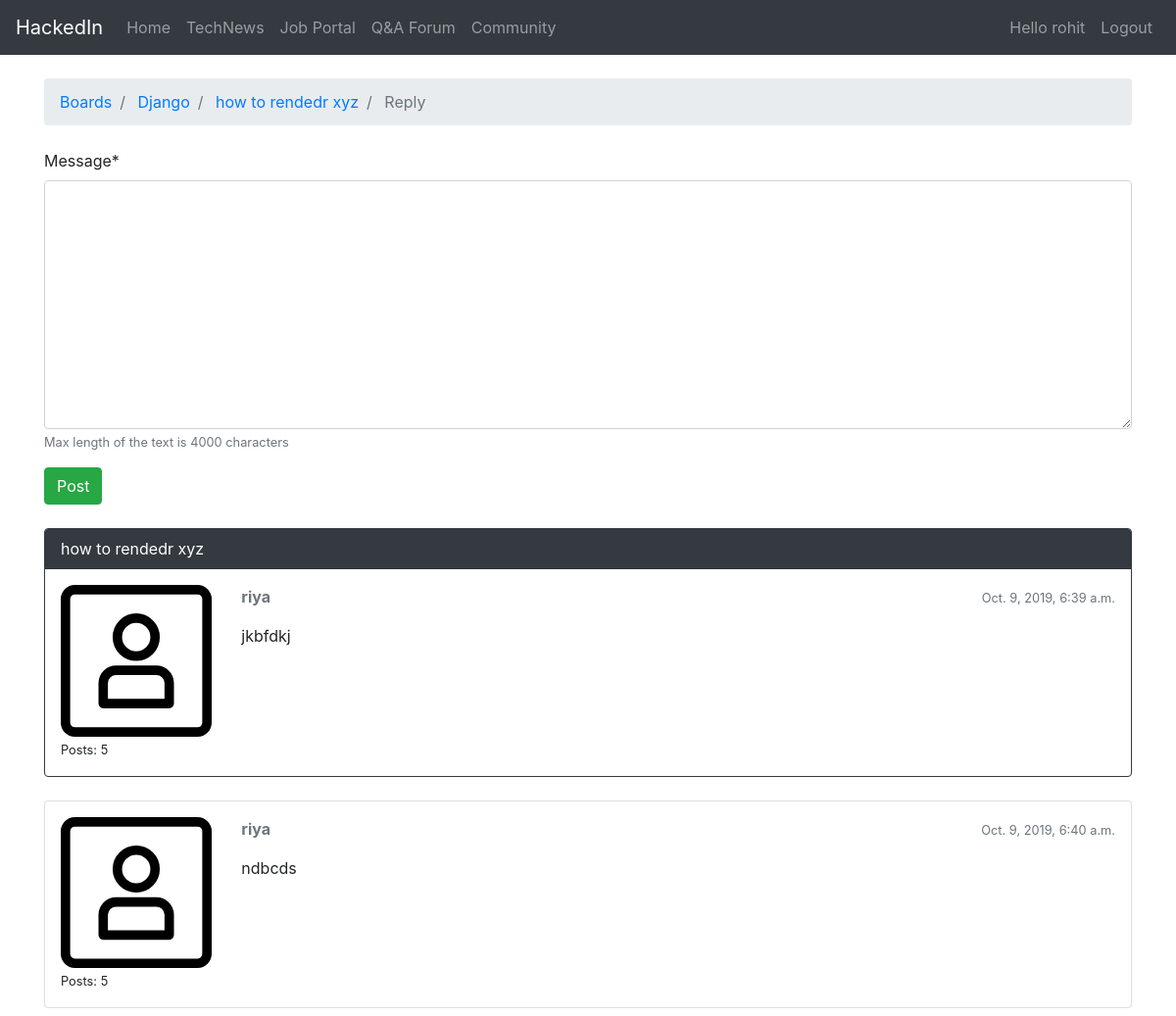
The page /forums/boards/1/4/reply/ (signed in) on the database its author committed.
### forums/models.py (models this page shows, shortened)
class Topic(models.Model):
    subject = models.CharField(max_length=256)
    last_updated = models.DateTimeField(auto_now_add=True)
    board = models.ForeignKey(
        Board,
        on_delete=models.CASCADE,
        related_name='topics',
    )
    starter = models.ForeignKey(
        settings.AUTH_USER_MODEL,
        on_delete=models.CASCADE,
        related_name='topics',
    )
    views = models.PositiveIntegerField(default=0)
    def get_absolute_url(self):
        return reverse('topic_posts', kwargs={
            'pk': self.board.pk,
            'topic_pk': self.pk
        })

class Board(models.Model):
    name = models.CharField(max_length=30, unique=True)
    description = models.CharField(max_length=100)

class Post(models.Model):
    message = models.TextField(max_length=4000)
    topic = models.ForeignKey(
        Topic,
        on_delete=models.CASCADE,
        related_name='posts',
    )
    created_at = models.DateTimeField(auto_now_add=True)
    updated_at = models.DateTimeField(null=True)
    created_by = models.ForeignKey(
        settings.AUTH_USER_MODEL,
        on_delete=models.CASCADE,
        related_name='posts',
    )
    updated_by = models.ForeignKey(
        settings.AUTH_USER_MODEL,
        on_delete=models.CASCADE,
        null=True,
        related_name='+',
    )

### forums/views.py (the view)
# urls.py: path('boards/<int:pk>/<int:topic_pk>/reply/', views.reply_topic, name='reply_topic'),
@login_required
def reply_topic(request, pk, topic_pk):
    topic = get_object_or_404(Topic, board__pk=pk, pk=topic_pk)
    posts = topic.posts.all()
    if request.method == 'POST':
        form = PostForm(request.POST)
        if form.is_valid():
            post = form.save(commit=False)
            post.topic = topic
            post.created_by = request.user
            post.save()
            return redirect('topic_posts', pk=pk, topic_pk=topic_pk)
    else:
        form = PostForm()
    context = {'topic': topic, 'posts': posts, 'form': form}
    return render(request, 'forums/reply_topic.html', context)

### forums/forms.py
class PostForm(forms.ModelForm):
    class Meta:
        model = Post
        fields = ['message', ]
        help_texts = {'message': 'Max length of the text is 4000 characters'}

### forums/templates/forums/reply_topic.html (shortened to what this page needs)
{% extends 'forums/base.html' %}
{% block breadcrumb %}
<li class="breadcrumb-item">
    <a href="{% url 'home' %}">Boards</a>
</li>
<li class="breadcrumb-item">
    <a href="{% url 'board_topics' topic.board.pk %}">
        {{ topic.board.name }}
    </a>
</li>
<li class="breadcrumb-item">
    <a href="{{ topic.get_absolute_url }}">
        {{ topic.subject }}
    </a>
</li>
<li class="breadcrumb-item active">
    Reply
</li>
{% endblock %}
{% block content %}
{% load crispy_forms_tags %}
<form method="post" novalidate>
    {{ form|crispy }}
    <button type="submit" class="btn btn-success">Post</button>
</form>
{% include 'forums/includes/all_topic_posts.html' %}
{% endblock %}

### forums/templates/forums/base.html (shortened to what this page needs)
<!doctype html>
<html lang="en">
<head>
    <link rel="stylesheet" href="https://maxcdn.bootstrapcdn.com/bootstrap/4.0.0/css/bootstrap.min.css"
>
</head>
<body>
{% block body %}
<nav class="navbar navbar-expand-lg navbar-dark bg-dark">
            <a class="navbar-brand" href="{% url 'homepage' %}">HackedIn</a>
              <div class="collapse navbar-collapse" id="navbarSupportedContent">
                <ul class="navbar-nav mr-auto">
                  <li class="nav-item">
                    <a class="nav-link" href="{% url 'homepage' %}">Home</a>
                  </li>
                  <li class="nav-item">
                    <a class="nav-link" href="{% url 'news' %}">TechNews</a>
                  </li>
                  <li class="nav-item">
                    <a class="nav-link" href="{% url 'jobs:index' %}">Job Portal</a>
                  </li>
                  <li class="nav-item">
                    <a class="nav-link" href="/forums/">Q&A Forum</a>
                  </li>
                  <li class="nav-item">
                    <a class="nav-link" href="/community/">Community</a>
                  </li>
                </ul>
            </div>
                <div class="navbar-nav">
                    {% if user.is_authenticated %}
                    <a class="nav-item nav-link" href="{% url 'profile' %}">Hello {{user.username}}</a>
                    <a class="nav-item nav-link" href="{% url 'logout' %}">Logout</a>
                    {% else %}
                    <a class="nav-item nav-link" href="{% url 'login' %}">Login</a>
                    <a class="nav-item nav-link" href="{% url 'register' %}">Register</a>
                    {% endif %}
                </div>
        </nav>
<div class="container">
    <ol class="breadcrumb my-4">
        {% block breadcrumb %}
        {% endblock %}
    </ol>
    {% block content %}
    {% endblock %}
</div>
{% endblock body %}
</body>
</html>

### forums/templates/forums/includes/all_topic_posts.html (shortened to what this page needs)
{% load static %}
{% for post in posts %}
<div class="card mb-2 mt-4 {% if forloop.first %}border-dark{% endif %}">
    {% if forloop.first %}
        <div class="card-header text-white bg-dark py-2 px-3">
            {{ topic.subject }}
        </div>
    {% endif %}
    <div class="card-body p-3">
        <div class="row">
            <div class="col-2">
                <img src="{% static 'img/avatar.svg' %}" alt="{{ post.created_by.username }}" class="w-100">
                <small>Posts: {{ post.created_by.posts.count }}</small>
            </div>
            <div class="col-10">
                <div class="row mb-3">
                    <div class="col-6">
                        <strong class="text-muted">{{ post.created_by.username }}</strong>
                    </div>
                    <div class="col-6 text-right">
                        <small class="text-muted">{{ post.created_at }}</small>
                    </div>
                </div>
                <p>{{ post.message }}</p>
            </div>
        </div>
    </div>
</div>
{% endfor %}

### rows shown on the page
Topic: board.name "Django", subject "how to rendedr xyz"
Post: created_by.posts.count "5", created_by.username "riya", created_at "Oct. 9, 2019, 6:39 a.m.", message "jkbfdkj"
Post: created_by.posts.count "5", created_by.username "riya", created_at "Oct. 9, 2019, 6:40 a.m.", message "ndbcds"

### other values the page prints
{{ user.username }} "rohit"
